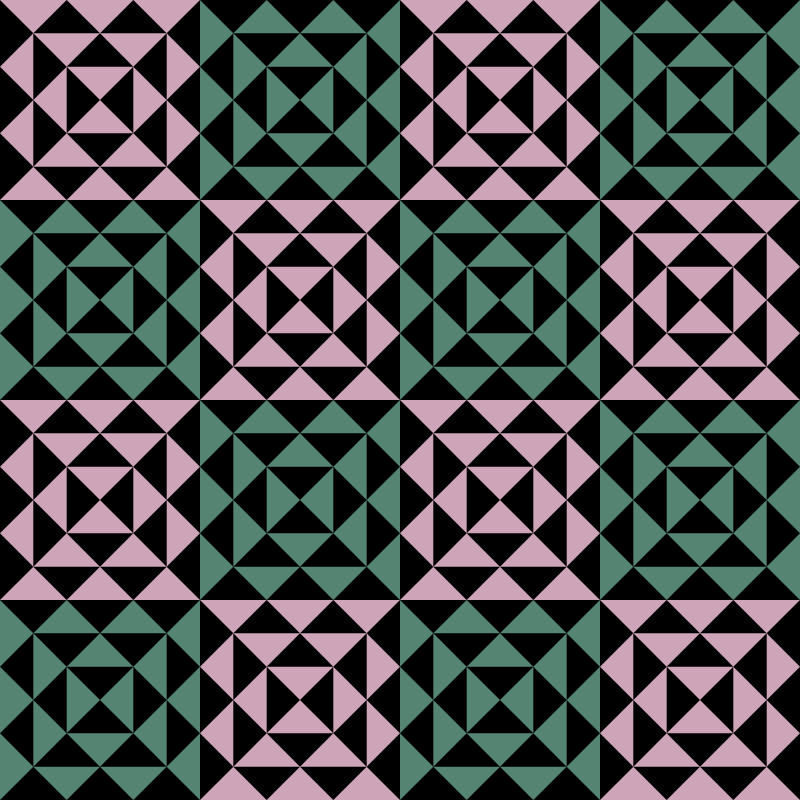
Frame 1 (no input)
Frame 60 (no input): identical to frame 1, image omitted
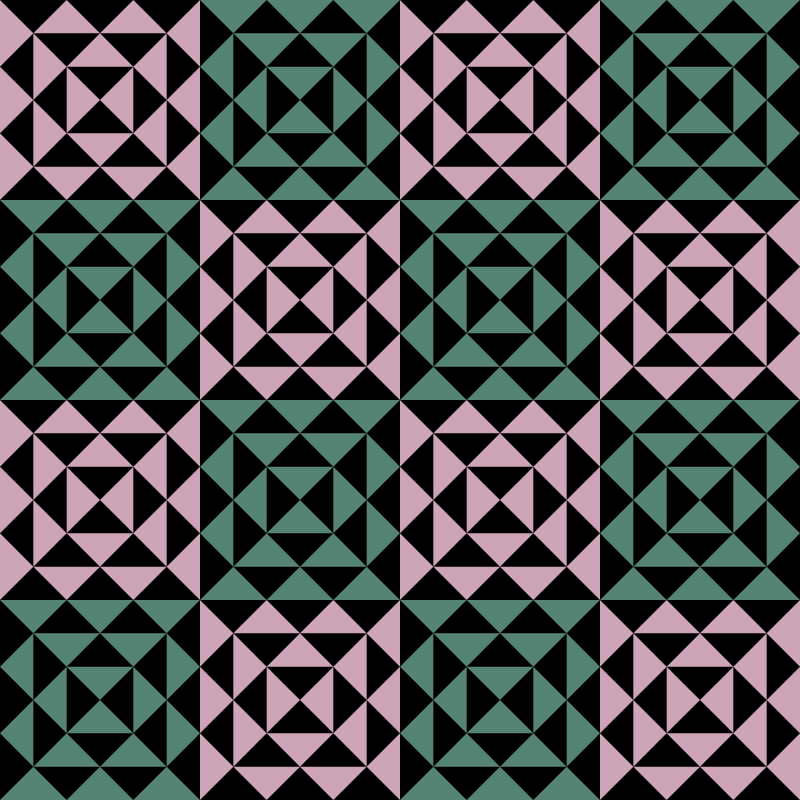
Frame 120 (the mouse pressed at the canvas centre since frame 60)

The p5.js sketch that drew these frames (run headless with seeded random() and noise() and a simulated clock; from frame 60 on, the mouse is pressed at the canvas centre):

// p5.js sketch
// ── sketch.js
//inspired by https://americanart.si.edu/artwork/ocean-waves-variation-119505

let cells = [];
let color1, color2;

function setup() {
  createCanvas(800, 800);

  let numCells = 4; 
  let cellSize = width/numCells;

  let color1 = color("#cda4b8");
  let color2 = color("#558572");

  //row
  let c = 0; //a counter for the alternating

  for(let i = 0; i < numCells; i++){
    for(let j = 0; j < numCells; j++){
      let state = (c % 2 == 0) ? 1 : -1;

      let cellColor;
      if(state > 0){
        cellColor = color1;
      } else {
        cellColor = color2;
      }

      // print(i * cellSize, j * cellSize);
      cells.push(new WavePattern(i * cellSize, j * cellSize, cellSize, cellSize, 3, state, cellColor));
      c++;
    }

    if(numCells % 2 == 0){
      c++; //offset by 1 since numCells is even to alterate the color
    }
  }

  noStroke();
}

function draw() {
  background(0, 255, 0);

  if(frameCount % 100 == 0){
    for(let c of cells){
      c.flip *= -1;
    }
    console.log("flip");
  }

  for(let c of cells){
    c.draw();
  }
}

// Declaration
class WavePattern {
  constructor(ox, oy, w, h, numTris, flip, baseColor) {
    this.ox = ox;
    this.oy = oy;
    this.width = w;
    this.height = h;
    this.numTris = numTris;
    this.flip = flip;
    this.baseColor = baseColor
  }

  draw() {
    this.setColor(); //change the color depending on the state

    fill(this.bgColor);
    rect(this.ox, this.oy, this.width, this.height);

    fill(this.fillColor);

    let b = this.width/this.numTris; //make it exact
    let h = b/2;

    for(let c = this.numTris; c > 0; c--){

      let offset = (this.numTris - c) * b/2;

      let y = offset + this.oy;
      let y1 = offset - this.oy; //for the bottom rows

      //horziontals
      for(let i = 0; i < c; i++){
        let x = b*i - b/2 + this.ox;

        if(i!=0){
          triangle(x + offset, y + h, x + b/2 + offset, y, x + b + offset, y+h);
          triangle(x + offset, this.height - y1 - h, x + b/2 + offset, this.height - y1, x + b + offset, this.height - y1 - h);
        }

      }

      //vertical
      let x = offset + this.ox;
      let x1 = offset - this.ox; //for the right columns

      for(let i = 0; i < c; i++){
        let y = b*i + this.oy;
        triangle(x, y + offset, x + h, y + b/2 + offset, x, y + b + offset);
        triangle(this.width - x1, y + offset, this.width - x1 - h, y + b/2 + offset, this.width - x1, y + b + offset);
      }
    }
  }

  setColor() {
    if(this.flip > 0){
      this.bgColor = this.baseColor;
      this.fillColor = 0;
    } else {
      this.bgColor = 0;
      this.fillColor = this.baseColor;
    }
  }
}
